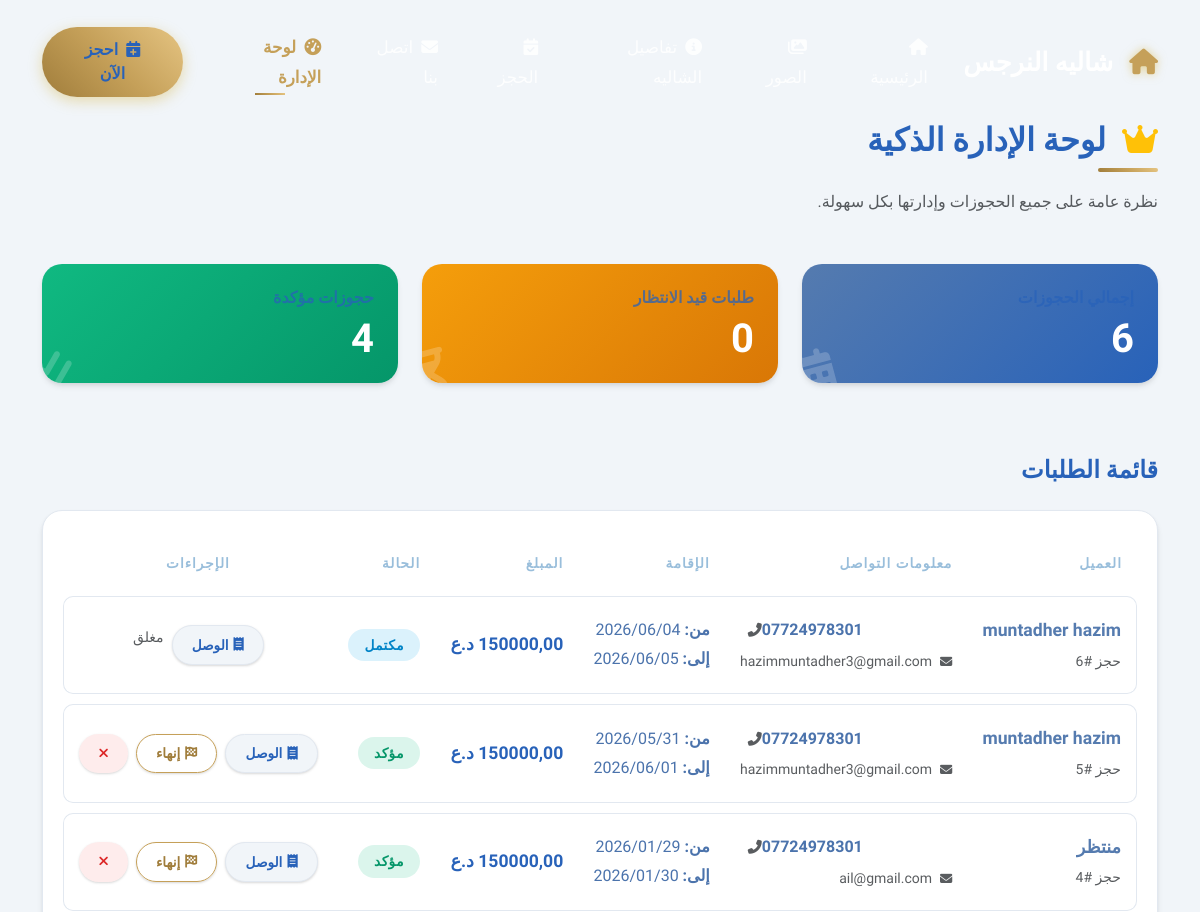
Page /dashboard/ (signed in, upper part) on the earlier database version.
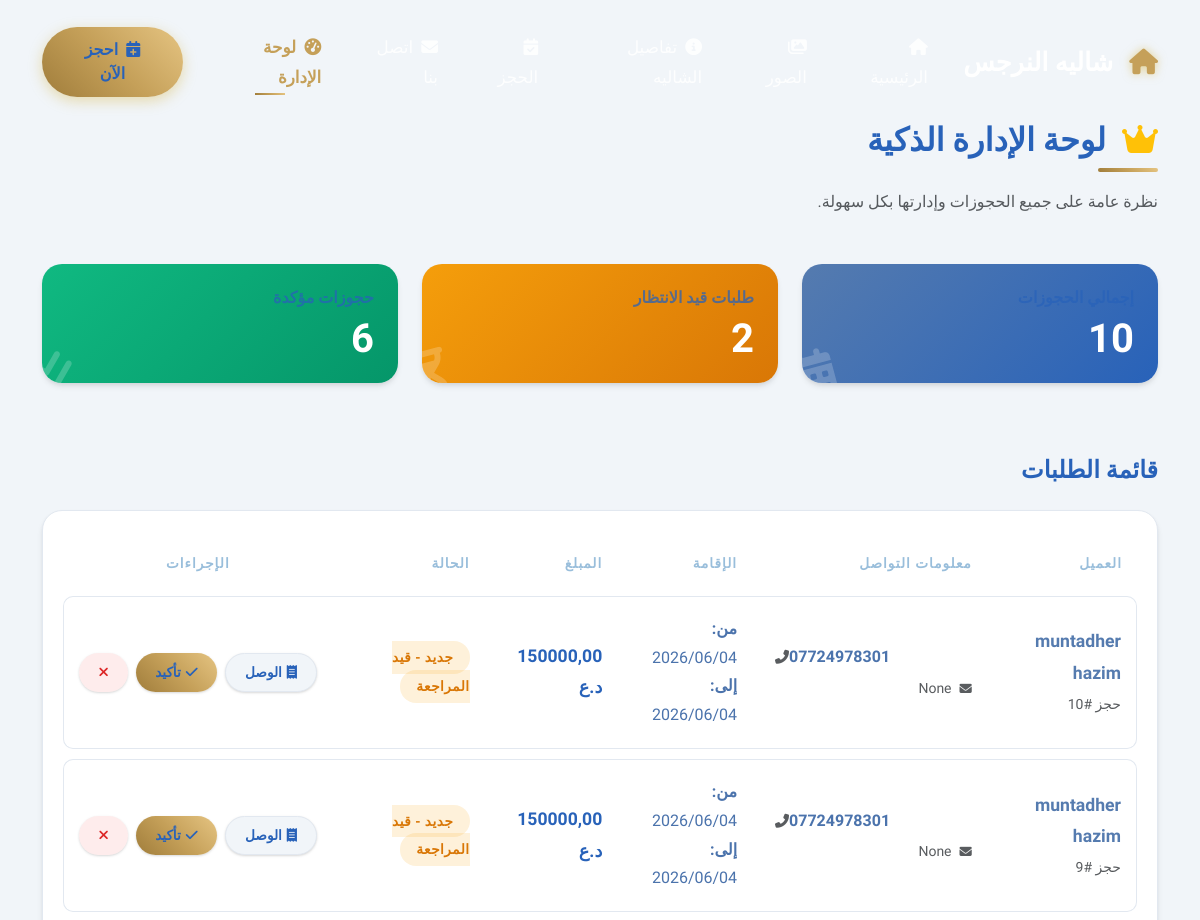
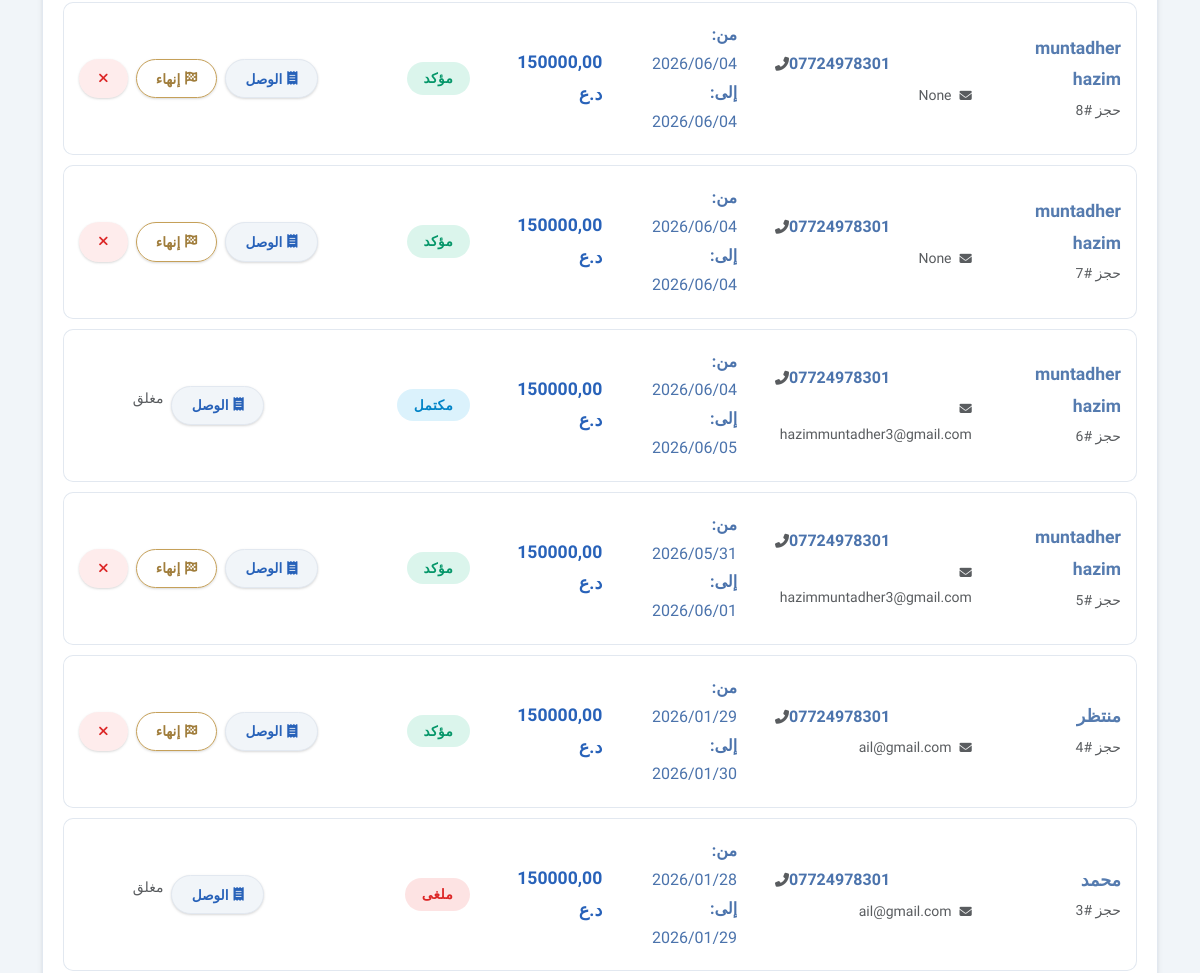
Same page on the later database version (2 pictures, top to bottom).
### chalet/models.py (models this page shows, shortened)
class Booking(models.Model):
    STATUS_CHOICES = [
        ('pending', 'جديد - قيد المراجعة'),
        ('confirmed', 'مؤكد'),
        ('cancelled', 'ملغى'),
        ('completed', 'مكتمل'),
    ]
    phone_regex = RegexValidator(
        regex=r'^(\+964|0)?7[0-9]{9}$',
        message='أدخل رقم هاتف عراقي صحيح. مثال: 07701234567'
    )
    chalet = models.ForeignKey(
        Chalet,
        on_delete=models.CASCADE,
        related_name='bookings',
        verbose_name='الشاليه'
    )
    name = models.CharField(
        max_length=100,
        verbose_name='الاسم الكامل',
        help_text='أدخل اسمك الكامل'
    )
    email = models.EmailField(
        verbose_name='البريد الإلكتروني',
        help_text='أدخل بريدك الإلكتروني (اختياري)',
        blank=True,
        null=True
    )
    phone = models.CharField(
        max_length=15,
        validators=[phone_regex],
        verbose_name='رقم الهاتف',
        help_text='أدخل رقم هاتفك. مثال: 07701234567'
    )
    TIME_CHOICES = [
        ('morning', 'صباحي'),
        ('evening', 'مسائي'),
        ('night', 'ليلي'),
        ('full_day', 'يوم كامل'),
    ]
    booking_time = models.CharField(
        max_length=20,
        choices=TIME_CHOICES,
        default='full_day',
        verbose_name='وقت الحجز',
        help_text='اختر وقت الحجز المناسب'
    )
    check_in = models.DateField(
        verbose_name='تاريخ الوصول',
        help_text='تاريخ بداية الإقامة'
    )
    check_out = models.DateField(
        verbose_name='تاريخ المغادرة',
        help_text='تاريخ نهاية الإقامة'
    )
    guests = models.PositiveIntegerField(
        default=1,
        verbose_name='عدد النزلاء',
        help_text='عدد الأشخاص',
        validators=[MinValueValidator(1)]
    )
    notes = models.TextField(
        verbose_name='ملاحظات',
        blank=True,
        help_text='أي ملاحظات أو طلبات خاصة'
    )
    status = models.CharField(
        max_length=20,
        choices=STATUS_CHOICES,
        default='pending',
        verbose_name='حالة الحجز'
    )
    total_price = models.DecimalField(
        max_digits=12,
        decimal_places=2,
        verbose_name='السعر الإجمالي',
        null=True,
        blank=True
    )
    created_at = models.DateTimeField(
        auto_now_add=True,
        verbose_name='تاريخ الحجز'
    )
    updated_at = models.DateTimeField(
        auto_now=True,
        verbose_name='تاريخ التحديث'
    )
    class Meta:
        verbose_name = 'حجز'
        verbose_name_plural = 'الحجوزات'
        ordering = ['-created_at']
    def get_status_display_class(self):
        status_classes = {
            'pending': 'warning',
            'confirmed': 'success',
            'cancelled': 'danger',
            'completed': 'info',
        }
        return status_classes.get(self.status, 'secondary')

### chalet/views.py (the view)
# urls.py: path('dashboard/', views.admin_dashboard, name='admin_dashboard'),
@staff_member_required
def admin_dashboard(request):
    bookings = Booking.objects.all().order_by('-created_at')
    total_bookings = bookings.count()
    pending_bookings = bookings.filter(status='pending').count()
    confirmed_bookings = bookings.filter(status='confirmed').count()
    context = {
        'bookings': bookings,
        'total_bookings': total_bookings,
        'pending_bookings': pending_bookings,
        'confirmed_bookings': confirmed_bookings,
        'page_title': 'لوحة التحكم | إدارة الحجوزات',
    }
    return render(request, 'chalet/dashboard.html', context)

### chalet/templates/chalet/dashboard.html (shortened to what this page needs)
{% extends 'base.html' %}
{% load static %}
{% block content %}
<div class="container dashboard-header" style="min-height: 60vh;">
    <div class="mb-5 text-center text-md-start">
        <h2 class="dashboard-title"><i class="fas fa-crown text-warning me-2"></i> لوحة الإدارة الذكية</h2>
        <p class="text-muted mt-2">نظرة عامة على جميع الحجوزات وإدارتها بكل سهولة.</p>
    </div>
    <div class="row mb-5">
        <div class="col-md-4 mb-4">
            <div class="stat-card total p-4 h-100">
                <h6 class="text-uppercase letter-spacing-1 mb-1 opacity-75">إجمالي الحجوزات</h6>
                <div class="stat-value">{{ total_bookings }}</div>
                <i class="fas fa-calendar-alt stat-icon"></i>
            </div>
        </div>
        <div class="col-md-4 mb-4">
            <div class="stat-card pending p-4 h-100">
                <h6 class="text-uppercase letter-spacing-1 mb-1 opacity-75">طلبات قيد الانتظار</h6>
                <div class="stat-value">{{ pending_bookings }}</div>
                <i class="fas fa-hourglass-half stat-icon"></i>
            </div>
        </div>
        <div class="col-md-4 mb-4">
            <div class="stat-card confirmed p-4 h-100">
                <h6 class="text-uppercase letter-spacing-1 mb-1 opacity-75">حجوزات مؤكدة</h6>
                <div class="stat-value">{{ confirmed_bookings }}</div>
                <i class="fas fa-check-double stat-icon"></i>
            </div>
        </div>
    </div>
    <div class="d-flex justify-content-between align-items-end mb-4">
        <h4 class="fw-bold m-0" style="color: var(--primary-dark);">قائمة الطلبات</h4>
    </div>
    {% if not bookings %}
    <div class="alert alert-info text-center shadow-sm" style="border-radius: var(--border-radius-lg); padding: 3rem;">
        <i class="fas fa-inbox fa-3x mb-3 text-muted"></i>
        <h5 class="text-muted">لا توجد طلبات حجوزات حتى الآن.</h5>
    </div>
    {% else %}
    <div class="table-view">
        <div class="table-container">
            <div class="table-responsive">
                <table class="luxury-table">
                    <thead>
                        <tr>
                            <th>العميل</th>
                            <th>معلومات التواصل</th>
                            <th>الإقامة</th>
                            <th>المبلغ</th>
                            <th>الحالة</th>
                            <th class="text-center">الإجراءات</th>
                        </tr>
                    </thead>
                    <tbody>
                        {% for booking in bookings %}
                        <tr>
                            <td>
                                <strong class="d-block" style="color: var(--primary-color); font-size: 1.1rem;">{{ booking.name }}</strong>
                                <small class="text-muted">حجز #{{ booking.id }}</small>
                            </td>
                            <td>
                                <div class="d-flex flex-column gap-1">
                                    <span dir="ltr" class="text-end fw-bold"><i class="fas fa-phone-alt me-2 text-muted small"></i>{{ booking.phone }}</span>
                                    <small class="text-muted"><i class="fas fa-envelope me-2 small"></i>{{ booking.email }}</small>
                                </div>
                            </td>
                            <td>
                                <div class="d-flex flex-column">
                                    <span><strong>من:</strong> {{ booking.check_in|date:"Y/m/d" }}</span>
                                    <span><strong>إلى:</strong> {{ booking.check_out|date:"Y/m/d" }}</span>
                                </div>
                            </td>
                            <td>
                                <strong style="color: var(--primary-dark); font-size: 1.1rem;">
                                    {% if booking.total_price %}{{ booking.total_price }} د.ع{% else %}--{% endif %}
                                </strong>
                            </td>
                            <td>
                                <span class="status-badge bg-{{ booking.get_status_display_class }}">
                                    {{ booking.get_status_display }}
                                </span>
                            </td>
                            <td class="text-center">
                                <div class="d-flex justify-content-center gap-2">
                                    <a href="{% url 'chalet:booking_receipt' booking.id %}" class="action-btn" style="background: var(--off-white); color: var(--primary-dark); border: 1px solid var(--border-color);" title="عرض الوصل">
                                        <i class="fas fa-receipt"></i> الوصل
                                    </a>
                                    {% if booking.status == 'pending' %}
                                    <a href="{% url 'chalet:update_booking_status' booking.id 'confirmed' %}" class="action-btn btn-luxury" title="تأكيد">
                                        <i class="fas fa-check"></i> تأكيد
                                    </a>
                                    <a href="{% url 'chalet:update_booking_status' booking.id 'cancelled' %}" class="action-btn btn-danger-soft" title="إلغاء">
                                        <i class="fas fa-times"></i>
                                    </a>
                                    {% elif booking.status == 'confirmed' %}
                                    <a href="{% url 'chalet:update_booking_status' booking.id 'completed' %}" class="action-btn btn-outline-luxury" title="مكتمل">
                                        <i class="fas fa-flag-checkered"></i> إنهاء
                                    </a>
                                    <a href="{% url 'chalet:update_booking_status' booking.id 'cancelled' %}" class="action-btn btn-danger-soft" title="إلغاء">
                                        <i class="fas fa-times"></i>
                                    </a>
                                    {% else %}
                                    <span class="text-muted small">مغلق</span>
                                    {% endif %}
                                </div>
                            </td>
                        </tr>
                        {% endfor %}
                    </tbody>
                </table>
            </div>
        </div>
    </div>
    {% endif %}
</div>
{% endblock %}

### chalet/templates/base.html (shortened to what this page needs)
{% load static %}
<!DOCTYPE html>
<html lang="ar" dir="rtl">
<head>
    <link rel="stylesheet" href="https://cdn.jsdelivr.net/npm/bootstrap@5.3.2/dist/css/bootstrap.rtl.min.css">
    <link rel="stylesheet" href="https://cdnjs.cloudflare.com/ajax/libs/font-awesome/6.5.1/css/all.min.css">
    <link rel="stylesheet" href="https://cdn.jsdelivr.net/npm/glightbox/dist/css/glightbox.min.css">
    <link rel="stylesheet" href="https://cdn.jsdelivr.net/npm/flatpickr/dist/flatpickr.min.css">
    <link rel="stylesheet" href="{% static 'css/style.css' %}?v={% now 'U' %}">
</head>
<body>
    <nav class="navbar navbar-expand-lg navbar-dark fixed-top">
        <div class="container">
            <a class="navbar-brand" href="{% url 'chalet:home' %}">
                <i class="fas fa-home me-2 animate-float"></i>
            </a>
            <div class="collapse navbar-collapse" id="navbarNav">
                <ul class="navbar-nav ms-auto">
                    <li class="nav-item">
                        <a class="nav-link {% if request.resolver_match.url_name == 'home' %}active{% endif %}"
                            href="{% url 'chalet:home' %}">
                            <i class="fas fa-home me-1"></i> الرئيسية
                        </a>
                    </li>
                    <li class="nav-item">
                        <a class="nav-link {% if request.resolver_match.url_name == 'gallery' %}active{% endif %}"
                            href="{% url 'chalet:gallery' %}">
                            <i class="fas fa-images me-1"></i> الصور
                        </a>
                    </li>
                    <li class="nav-item">
                        <a class="nav-link {% if request.resolver_match.url_name == 'chalet_detail' %}active{% endif %}"
                            href="{% url 'chalet:chalet_detail' %}">
                            <i class="fas fa-info-circle me-1"></i> تفاصيل الشاليه
                        </a>
                    </li>
                    <li class="nav-item">
                        <a class="nav-link {% if request.resolver_match.url_name == 'booking' %}active{% endif %}"
                            href="{% url 'chalet:booking' %}">
                            <i class="fas fa-calendar-check me-1"></i> الحجز
                        </a>
                    </li>
                    <li class="nav-item">
                        <a class="nav-link {% if request.resolver_match.url_name == 'contact' %}active{% endif %}"
                            href="{% url 'chalet:contact' %}">
                            <i class="fas fa-envelope me-1"></i> اتصل بنا
                        </a>
                    </li>
                    {% if request.user.is_staff %}
                    <li class="nav-item">
                        <a class="nav-link text-warning fw-bold {% if request.resolver_match.url_name == 'admin_dashboard' %}active{% endif %}"
                            href="{% url 'chalet:admin_dashboard' %}">
                            <i class="fas fa-tachometer-alt me-1"></i> لوحة الإدارة
                        </a>
                    </li>
                    {% endif %}
                </ul>
                <a href="{% url 'chalet:booking' %}" class="btn btn-book ms-lg-3">
                    <i class="fas fa-calendar-plus me-1"></i> احجز الآن
                </a>
            </div>
        </div>
    </nav>
    <main>
        {% block content %}{% endblock %}
    </main>
</body>
</html>

Differences in the rows shown:
added Booking: name "muntadher hazim", id "10", phone "07724978301", email "None", check_in "2026/06/04", check_out "2026/06/04", total_price "150000,00", status "جديد - قيد المراجعة", shows "تأكيد"
added Booking: name "muntadher hazim", id "9", phone "07724978301", email "None", check_in "2026/06/04", check_out "2026/06/04", total_price "150000,00", status "جديد - قيد المراجعة", shows "تأكيد"
added Booking: name "muntadher hazim", id "8", phone "07724978301", email "None", check_in "2026/06/04", check_out "2026/06/04", total_price "150000,00", status "مؤكد", shows "إنهاء"
added Booking: name "muntadher hazim", id "7", phone "07724978301", email "None", check_in "2026/06/04", check_out "2026/06/04", total_price "150000,00", status "مؤكد", shows "إنهاء"
now on this page (row unchanged): Booking: name "محمد", id "3", phone "07724978301", email "ail@gmail.com", check_in "2026/01/28", check_out "2026/01/29", total_price "150000,00", status "ملغى", shows "مغلق"
Other differences:
{{ total_bookings }}: "6" → "10"
{{ pending_bookings }}: "0" → "2"
{{ confirmed_bookings }}: "4" → "6"
